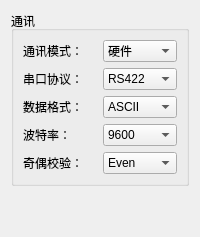
          <widget class="QWidget" name="tabCommunicationMode">
           <attribute name="title">
            <string>通讯</string>
           </attribute>
           <layout class="QGridLayout" name="gridLayout_11">
            <item row="0" column="0">
             <widget class="QGroupBox" name="groupBoxCommunication">
              <property name="title">
               <string>通讯</string>
              </property>
              <layout class="QGridLayout" name="gridLayout_23">
               <item row="0" column="0">
                <widget class="QLabel" name="label_8">
                 <property name="text">
                  <string>通讯模式：</string>
                 </property>
                </widget>
               </item>
               <item row="0" column="1">
                <widget class="QComboBox" name="comboBoxCommunicationMode">
                 <item>
                  <property name="text">
                   <string>硬件</string>
                  </property>
                 </item>
                 <item>
                  <property name="text">
                   <string>软件</string>
                  </property>
                 </item>
                </widget>
               </item>
               <item row="1" column="0">
                <widget class="QLabel" name="label_9">
                 <property name="text">
                  <string>串口协议：</string>
                 </property>
                </widget>
               </item>
               <item row="1" column="1">
                <widget class="QComboBox" name="comboBoxSerialPort">
                 <item>
                  <property name="text">
                   <string>RS422</string>
                  </property>
                 </item>
                 <item>
                  <property name="text">
                   <string>RS485</string>
                  </property>
                 </item>
                 <item>
                  <property name="text">
                   <string>RS232</string>
                  </property>
                 </item>
                </widget>
               </item>
               <item row="2" column="0">
                <widget class="QLabel" name="label_10">
                 <property name="text">
                  <string>数据格式：</string>
                 </property>
                </widget>
               </item>
               <item row="2" column="1">
                <widget class="QComboBox" name="comboBoxDataFormat">
                 <item>
                  <property name="text">
                   <string>ASCII</string>
                  </property>
                 </item>
                 <item>
                  <property name="text">
                   <string>HEX</string>
                  </property>
                 </item>
                </widget>
               </item>
               <item row="3" column="0">
                <widget class="QLabel" name="label_12">
                 <property name="text">
                  <string>波特率：</string>
                 </property>
                </widget>
               </item>
               <item row="3" column="1">
                <widget class="QComboBox" name="comboBoxBaudRate">
                 <item>
                  <property name="text">
                   <string>9600</string>
                  </property>
                 </item>
                 <item>
                  <property name="text">
                   <string>19200</string>
                  </property>
                 </item>
                 <item>
                  <property name="text">
                   <string>38400</string>
                  </property>
                 </item>
                 <item>
                  <property name="text">
                   <string>57600</string>
                  </property>
                 </item>
                 <item>
                  <property name="text">
                   <string>115200</string>
                  </property>
                 </item>
                 <item>
                  <property name="text">
                   <string>230400</string>
                  </property>
                 </item>
                 <item>
                  <property name="text">
                   <string>460800</string>
                  </property>
                 </item>
                 <item>
                  <property name="text">
                   <string>921600</string>
                  </property>
                 </item>
                </widget>
               </item>
               <item row="4" column="0">
                <widget class="QLabel" name="label_13">
                 <property name="text">
                  <string>奇偶校验：</string>
                 </property>
                </widget>
               </item>
               <item row="4" column="1">
                <widget class="QComboBox" name="comboBoxVerify">
                 <item>
                  <property name="text">
                   <string>Even</string>
                  </property>
                 </item>
                 <item>
                  <property name="text">
                   <string>Odd</string>
                  </property>
                 </item>
                 <item>
                  <property name="text">
                   <string>Mark</string>
                  </property>
                 </item>
                 <item>
                  <property name="text">
                   <string>Space</string>
                  </property>
                 </item>
                 <item>
                  <property name="text">
                   <string>None</string>
                  </property>
                 </item>
                </widget>
               </item>
              </layout>
             </widget>
            </item>
            <item row="1" column="0">
             <spacer name="verticalSpacer_3">
              <property name="orientation">
               <enum>Qt::Orientation::Vertical</enum>
              </property>
              <property name="sizeHint" stdset="0">
               <size>
                <width>20</width>
                <height>40</height>
               </size>
              </property>
             </spacer>
            </item>
           </layout>
          </widget>
